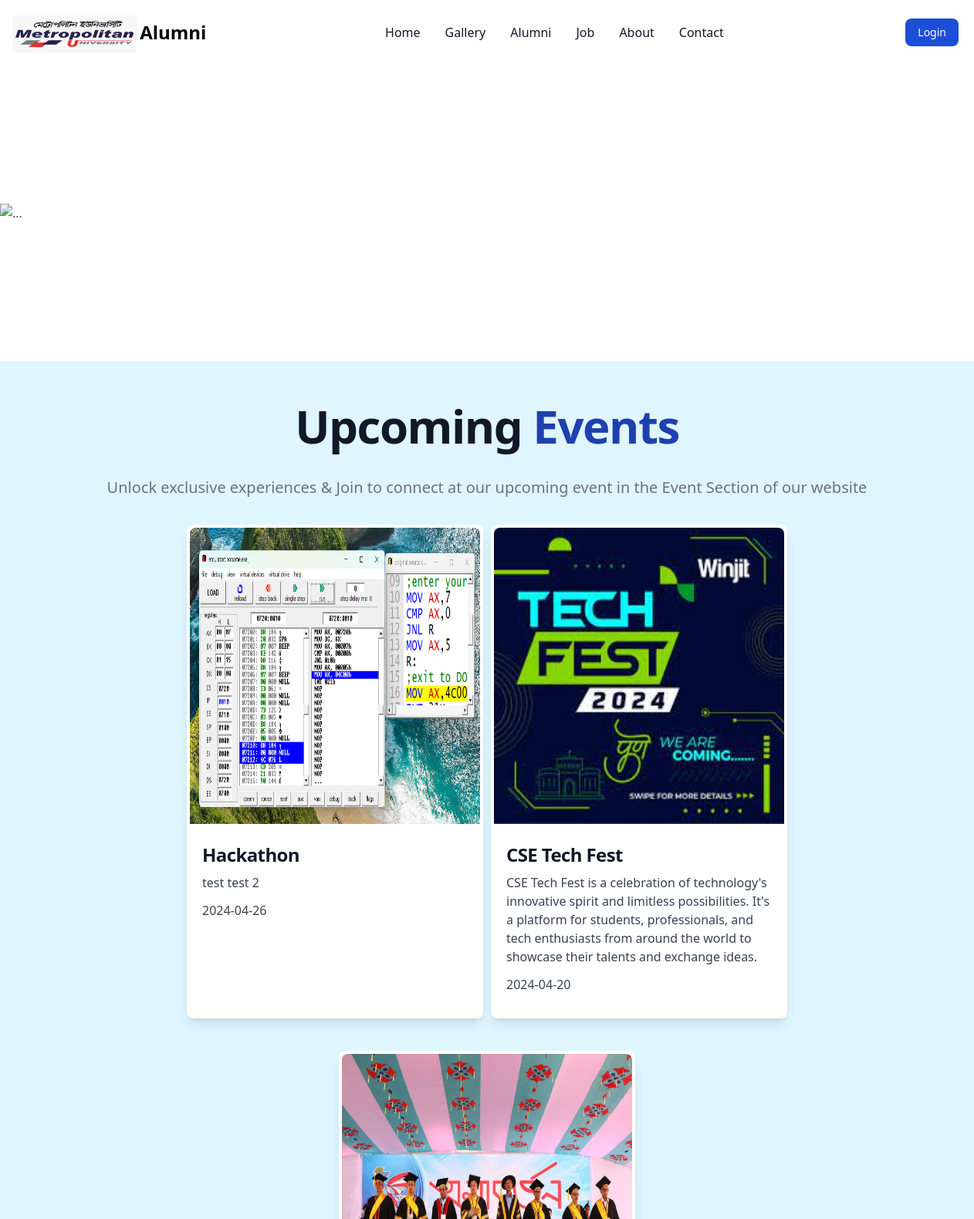
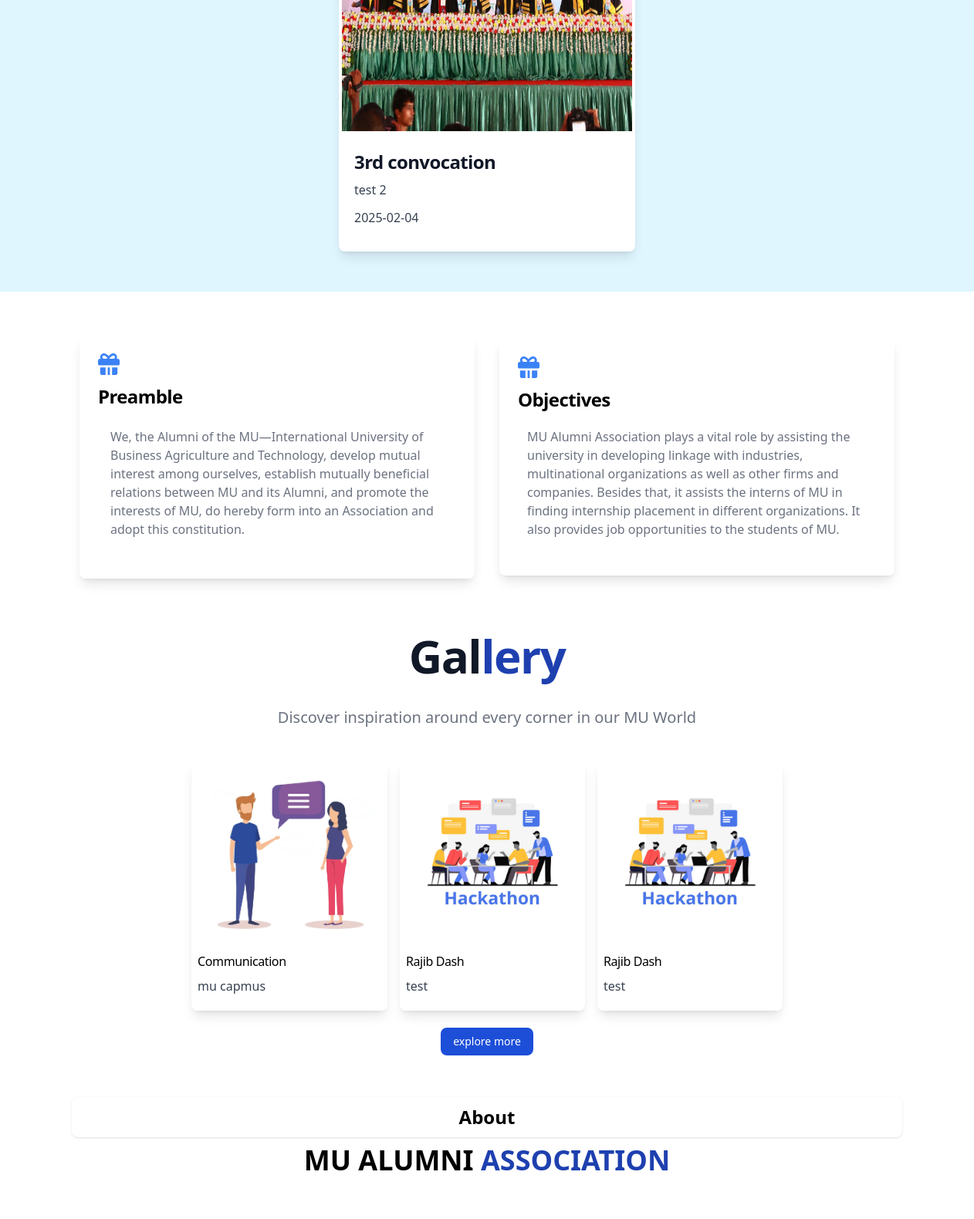
The page / (upper part) on the database its author committed (2 pictures, top to bottom).
### tables this page shows
CREATE TABLE `events` (
  `id` int(11) NOT NULL,
  `title` varchar(100) NOT NULL,
  `des` text NOT NULL,
  `photo` varchar(100) NOT NULL,
  `date` date NOT NULL
);

CREATE TABLE `gallery` (
  `id` int(11) NOT NULL,
  `photo` varchar(255) NOT NULL,
  `title` varchar(255) NOT NULL,
  `des` text NOT NULL
);

### index.php (the view, shortened to what this page needs)
    <?php
     require_once("header.php");
    ?>
    <?php
     require_once("slider.php");
    ?>
    <?php
        require("config/configer.php");
    ?>
        <div class="upcomingEvent p-5">
            <div class="upComingContent">
                <h1 class="mb-4 mt-6 text-center text-4xl font-extrabold leading-none tracking-tight text-gray-900 md:text-5xl lg:text-6xl dark:text-dark">Upcoming <span class="text-blue-800 bold">Events</span></h1>
                <p class="mb-6 text-lg text-center font-normal text-gray-500 lg:text-xl sm:px-16 xl:px-48 dark:text-gray-400">Unlock exclusive experiences & Join to connect at our upcoming event in the Event Section of our website</p>
            </div>
            <div class="eventCard container">
                <?php
                $readData = "SELECT * FROM `events`";
                $query=mysqli_query($connect,$readData);
                while($data = mysqli_fetch_assoc($query)){
                    $title=$data['title'];
                    $photo=$data['photo'];
                    $des=$data['des'];
                    $date=$data['date'];
                ?>
                    <div class=" mb-8 max-w-sm  bg-white  rounded-lg shadow-lg dark:bg-white-800 dark:border-gray-700">
                        <div class="p-1">
                            <img class="rounded-t-lg min-h-96" src="<?php echo"image/".$photo ?>" alt="not Found" />
                        </div>
                        <div class="p-5">
                            <a href="#">
                                <h5 class="mb-2 text-2xl font-bold tracking-tight text-gray-900 dark:text-black">
                                    <?php echo $title ?>
                                </h5>
                            </a>
                            <p class="mb-3 font-normal text-gray-700 dark:text-gray-600">
                                <?php echo $des ?>
                            </p>
                            <p class="mb-3 font-normal text-gray-700 dark:text-gray-600">
                                <?php echo $date?>
                            </p>
                        </div>
                    </div>
                <?php
            }
                ?>
            </div>
        </div>
        <div class="objective flex justify-center items-center flex-wrap mt-10">
            <div class="our-objective m-4">
                    <div class="max-w-lg p-6 bg-white rounded-lg shadow-lg dark:bg-white-800 dark:border-gray-700">
                        <a href="#">
                            <h5 class="mb-2 text-2xl font-semibold tracking-tight text-black-900 dark:text-black">Preamble</h5>
                        </a>
                        <p class="mb-3 p-4 font-normal text-gray-500 dark:text-gray-500">
                            We, the Alumni of the MU—International University of Business Agriculture and Technology, develop mutual interest among ourselves, establish mutually beneficial relations between MU and its Alumni, and promote the interests of MU, do hereby form into an Association and adopt this constitution.</p>
                    </div>
            </div>
            <div class="preamble m-4">
            <div class="max-w-lg p-6 bg-white rounded-lg shadow-lg dark:bg-white-800 dark:border-gray-700">
                        <a href="#">
                            <h5 class="mb-2 text-2xl font-semibold tracking-tight text-black-900 dark:text-black">Objectives</h5>
                        </a>
                        <p class="mb-3 p-3 font-normal text-gray-500 dark:text-gray-500">MU Alumni Association plays a vital role by assisting the university in developing linkage with industries, multinational organizations as well as other firms and companies. Besides that, it assists the interns of MU in finding internship placement in different organizations. It also provides job opportunities to the students of MU.</p>
                    </div>
        </div>
        <div class="galLarySection  p-5">
            <div class="container">
                <div class="gallary-content">
                    <div class="gallary-heading">
                    <h1 class="mb-4 mt-6 text-center text-4xl font-extrabold leading-none tracking-tight text-gray-900 md:text-5xl lg:text-6xl dark:text-dark">Gal<span class="text-blue-800 bold">lery</span></h1>
                <p class="mb-6 text-lg text-center font-normal text-gray-500 lg:text-xl sm:px-16 xl:px-48 dark:text-gray-400">Discover inspiration around every corner in our MU World</p>
                    </div>
                </div>
                <div class="gallary-images-section">
                    <?php
                    $readData = "SELECT * FROM `gallery`";
                    $query=mysqli_query($connect,$readData);
                    while($data = mysqli_fetch_assoc($query)){
                        $title=$data['title'];
                        $photo=$data['photo'];
                        $des=$data['des'];
                        ?>
                     <div class=" m-2 bg-white rounded-lg shadow-lg md:flex-row md:max-w-xl hover:bg-white-100 dark:border-gray-700 dark:bg-white-800 dark:hover:bg-white-700">
                        <img class="object-cover m-2 max-h-56 box-border rounded-t-lg  md:h-auto  md:rounded-none md:rounded-s-lg" src="<?php echo"image/".$photo ?>" alt="">
                        <div class="p-2">
                            <h5 class="mb-2 text-1xl  tracking-tight text-black-900 dark:text-black"><?php echo $title ?></h5>
                            <p class="mb-3 font-normal text-gray-700 dark:text-gray-600"><?php echo $des ?></p>
                        </div>
                    </div>
                        <?php
                    }
                    ?>
                </div>
                <div class="more-button text-center">
                    <button type="button" id="morePhoto" onclick="morePhote()" class="text-white bg-blue-700 hover:bg-blue-800 focus:ring-4 focus:outline-none focus:ring-blue-300 font-medium rounded-lg text-sm px-4 py-2 text-center dark:bg-blue-600 dark:hover:bg-blue-700 dark:focus:ring-blue-800 m-1 ">explore more</button>
                    </div>
            </div>
        </div>
     <div class="about-section container-md">
         <div class="about-text p-5">
            <p class=" text-2xl font-bold m-auto text-center  shadow rounded-lg">About</p>
            <h1 class="mb-3 text-center  text-black-500 font-extrabold  dark:text-black-400 text-4xl">MU ALUMNI <span class="text-blue-800 bold">ASSOCIATION</span></h1>
         </div>
          <div class="pic-content flex justify-center items-center flex-wrap ">
              <div class="pic  p-4">
              </div>
          </div>
     </div>
        </div>
</body>
</html>

### css/style.css (style rules this page uses)
.container, .container-fluid, .container-lg, .container-md, .container-sm, .container-xl, .container-xxl { --bs-gutter-x: 1.5rem; --bs-gutter-y: 0; width: 100%; padding-right: calc(var(--bs-gutter-x) * .5); padding-left: calc(var(--bs-gutter-x) * .5); margin-right: auto; margin-left: auto }
@media (min-width:576px) { .container, .container-sm { max-width: 540px } }
@media (min-width:768px) { .container, .container-md, .container-sm { max-width: 720px } }
@media (min-width:992px) { .container, .container-lg, .container-md, .container-sm { max-width: 960px } }
@media (min-width:1200px) { .container, .container-lg, .container-md, .container-sm, .container-xl { max-width: 1140px } }
.upcomingEvent { background-color: #DFF6FF; padding: 20px; }
.eventCard.container { display: flex; flex-direction: row; justify-content: center; justify-items: center; flex-wrap: wrap; gap: 10px; }
.gallary-images-section { display: flex; align-items: center; flex-flow: wrap; flex-wrap: wrap; justify-content: center; flex-wrap: wrap; }
.text-center { text-align: center; padding: 10px; }

### rows shown on the page
events: photo (picture), title "Hackathon", des "test test 2", date "2024-04-26"
events: photo (picture), title "CSE Tech Fest", des "CSE Tech Fest is a celebration of technology's innovative spirit and limitless possibilities. It's a platform for students, professionals, and tech enthusiasts from around the world to showcase their talents and exchange ideas.", date "2024-04-20"
events: photo (picture), title "3rd convocation", des "test 2", date "2025-02-04"
gallery: photo (picture), title "Communication", des "mu capmus"
gallery: photo (picture), title "Rajib Dash", des "test"
gallery: photo (picture), title "Rajib Dash", des "test"
